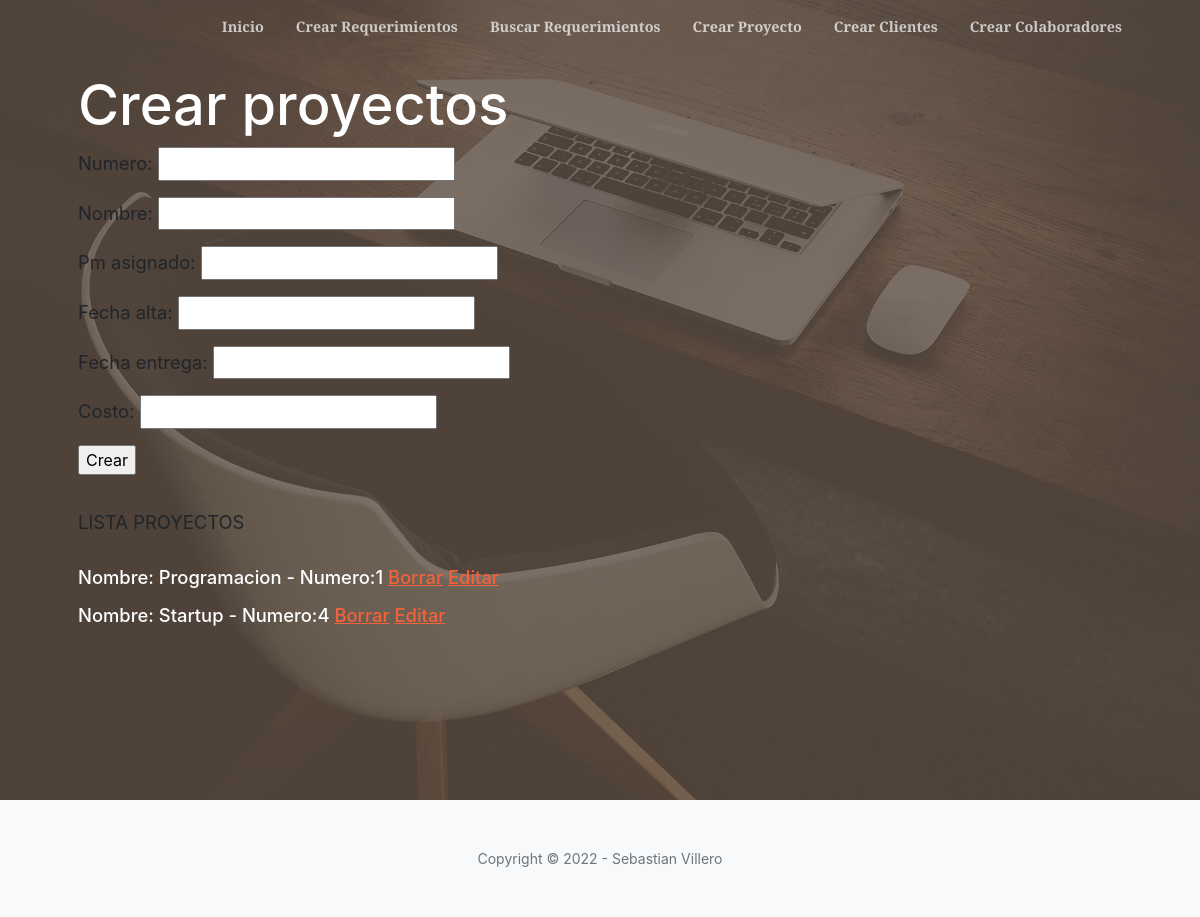
The app's page /inicio/crear_proyecto/, older data.
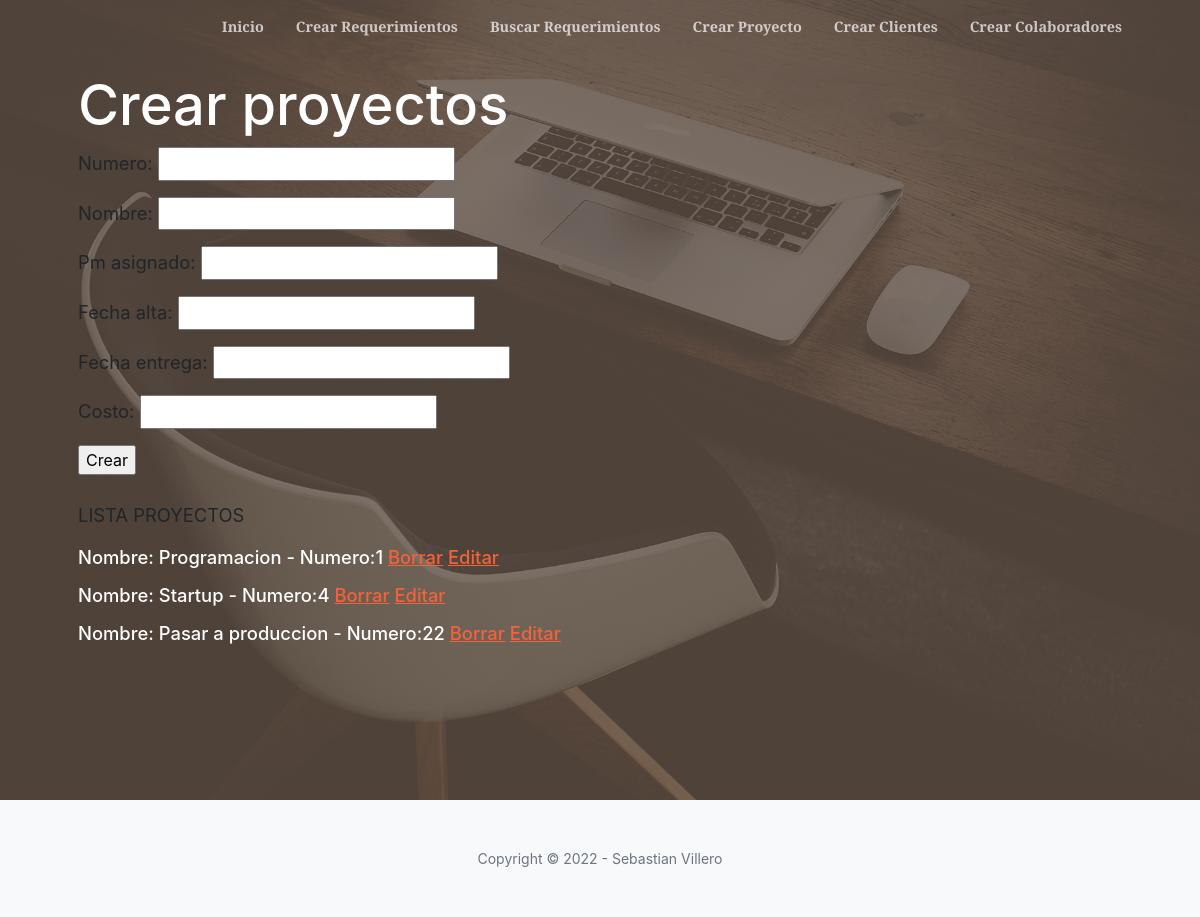
The same page, newer data.
### appentrega/models.py (models this page shows, shortened)
class Proyecto(models.Model):
    numero = models.IntegerField()
    nombre = models.CharField(max_length=50)
    pm_asignado = models.CharField(max_length=50)
    fecha_alta = models.DateField()
    fecha_entrega = models.DateField(blank=True, null=True)
    costo = models.IntegerField(default=1)

### appentrega/views.py (the view, shortened to what this page needs)
# urls.py: path("crear_proyecto/",crear_proyecto, name='crear_proyecto'),
def crear_proyecto(request):
    proyectos = Proyecto.objects.all()
    if request.method == "GET":
        formulario = ProyectoFormulario()
        context = {
            "proyectos": proyectos,
            "formulario": formulario
        }
        return render(request, "appentrega/crear_proyecto.html", context)

### appentrega/forms.py
class ProyectoFormulario(Form):
    numero = IntegerField()
    nombre = CharField()
    pm_asignado = CharField()
    fecha_alta = DateField()
    fecha_entrega = DateField()
    costo = IntegerField()

### appentrega/templates/appentrega/crear_proyecto.html (shortened to what this page needs)
{% extends 'appentrega/base.html' %}
{% block titulo2 %}  Crear proyectos {% endblock titulo2 %}
{% block busqueda %}
    <form method="post">{% csrf_token %}
        {{ formulario.as_p }}
        <input type="submit" value="Crear">
    </form>
{% endblock %}
{% block lista %}
<p> </br>LISTA PROYECTOS </br></p>
{% endblock lista %}
{% block listado_requerimientos %}
    {% for proyecto in proyectos %}
            <p> Nombre: {{proyecto.nombre}} - Numero:{{proyecto.numero}}
            <a href="{%url 'borrar_proyecto' proyecto.id %}">Borrar</a>
            <a href="{%url 'editar_proyecto' proyecto.id %}">Editar</a>
        </p>
    {% endfor %}
{% endblock listado_requerimientos%}

Row changes from the older to the newer data that the page shows:
added Proyecto: nombre "Pasar a produccion", numero "22"
